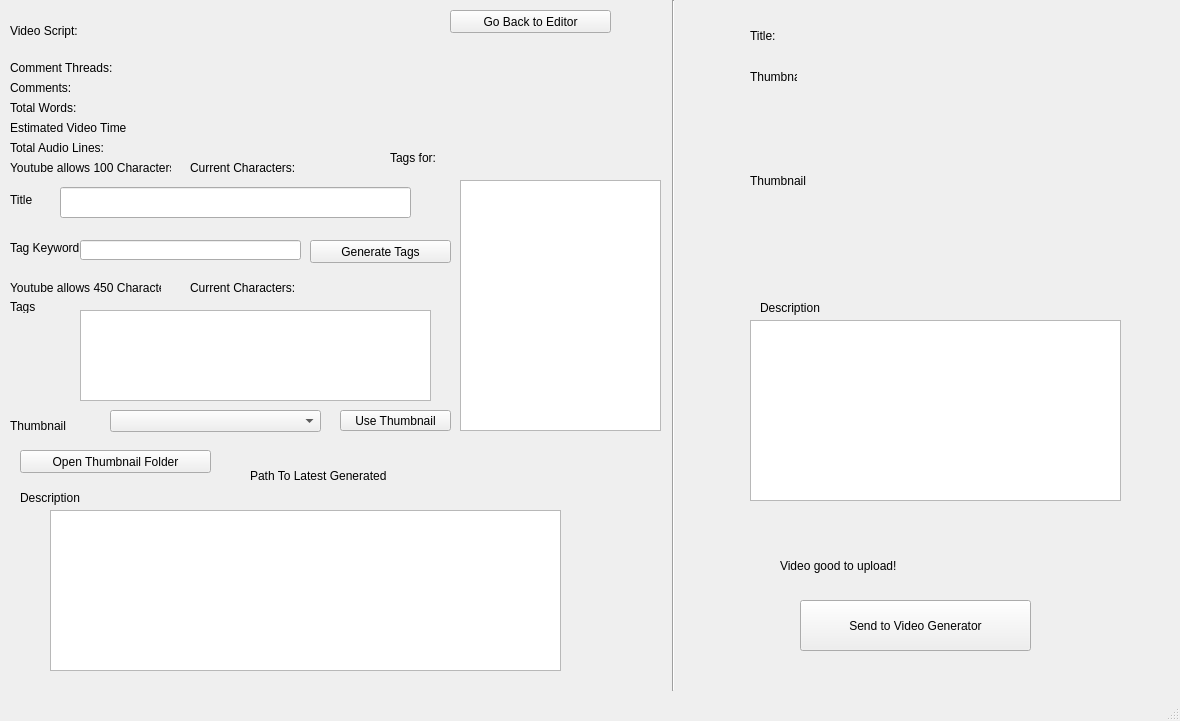
<?xml version="1.0" encoding="UTF-8"?>
<ui version="4.0">
 <class>MainWindow</class>
 <widget class="QMainWindow" name="MainWindow">
  <property name="geometry">
   <rect>
    <x>0</x>
    <y>0</y>
    <width>1180</width>
    <height>721</height>
   </rect>
  </property>
  <property name="windowTitle">
   <string>MainWindow</string>
  </property>
  <widget class="QWidget" name="centralwidget">
   <widget class="QTextBrowser" name="descriptionDisplay">
    <property name="geometry">
     <rect>
      <x>750</x>
      <y>320</y>
      <width>371</width>
      <height>181</height>
     </rect>
    </property>
   </widget>
   <widget class="QPushButton" name="genVid">
    <property name="geometry">
     <rect>
      <x>800</x>
      <y>600</y>
      <width>231</width>
      <height>51</height>
     </rect>
    </property>
    <property name="text">
     <string>Send to Video Generator</string>
    </property>
   </widget>
   <widget class="QLabel" name="title_final">
    <property name="geometry">
     <rect>
      <x>750</x>
      <y>10</y>
      <width>411</width>
      <height>51</height>
     </rect>
    </property>
    <property name="text">
     <string>Title:</string>
    </property>
    <property name="wordWrap">
     <bool>true</bool>
    </property>
   </widget>
   <widget class="QLabel" name="label">
    <property name="geometry">
     <rect>
      <x>750</x>
      <y>70</y>
      <width>47</width>
      <height>13</height>
     </rect>
    </property>
    <property name="text">
     <string>Thumbnail</string>
    </property>
   </widget>
   <widget class="QLabel" name="label_2">
    <property name="geometry">
     <rect>
      <x>760</x>
      <y>300</y>
      <width>61</width>
      <height>16</height>
     </rect>
    </property>
    <property name="text">
     <string>Description</string>
    </property>
   </widget>
   <widget class="QLineEdit" name="editTitle">
    <property name="geometry">
     <rect>
      <x>60</x>
      <y>187</y>
      <width>351</width>
      <height>31</height>
     </rect>
    </property>
   </widget>
   <widget class="QLabel" name="label_8">
    <property name="geometry">
     <rect>
      <x>10</x>
      <y>190</y>
      <width>47</width>
      <height>20</height>
     </rect>
    </property>
    <property name="text">
     <string>Title</string>
    </property>
   </widget>
   <widget class="Line" name="line">
    <property name="geometry">
     <rect>
      <x>663</x>
      <y>0</y>
      <width>20</width>
      <height>691</height>
     </rect>
    </property>
    <property name="orientation">
     <enum>Qt::Vertical</enum>
    </property>
   </widget>
   <widget class="QLabel" name="label_3">
    <property name="geometry">
     <rect>
      <x>10</x>
      <y>300</y>
      <width>47</width>
      <height>13</height>
     </rect>
    </property>
    <property name="text">
     <string>Tags</string>
    </property>
   </widget>
   <widget class="QPushButton" name="generateTags">
    <property name="geometry">
     <rect>
      <x>310</x>
      <y>240</y>
      <width>141</width>
      <height>23</height>
     </rect>
    </property>
    <property name="text">
     <string>Generate Tags</string>
    </property>
   </widget>
   <widget class="QLineEdit" name="tagkeyword">
    <property name="geometry">
     <rect>
      <x>80</x>
      <y>240</y>
      <width>221</width>
      <height>20</height>
     </rect>
    </property>
   </widget>
   <widget class="QLabel" name="label_9">
    <property name="geometry">
     <rect>
      <x>10</x>
      <y>240</y>
      <width>71</width>
      <height>16</height>
     </rect>
    </property>
    <property name="text">
     <string>Tag Keyword</string>
    </property>
   </widget>
   <widget class="QLabel" name="label_10">
    <property name="geometry">
     <rect>
      <x>20</x>
      <y>490</y>
      <width>91</width>
      <height>16</height>
     </rect>
    </property>
    <property name="text">
     <string>Description</string>
    </property>
   </widget>
   <widget class="QLabel" name="videoQuestion">
    <property name="geometry">
     <rect>
      <x>10</x>
      <y>0</y>
      <width>431</width>
      <height>61</height>
     </rect>
    </property>
    <property name="text">
     <string>Video Script:</string>
    </property>
    <property name="wordWrap">
     <bool>true</bool>
    </property>
   </widget>
   <widget class="QTextBrowser" name="tagDisplay">
    <property name="geometry">
     <rect>
      <x>460</x>
      <y>180</y>
      <width>201</width>
      <height>251</height>
     </rect>
    </property>
   </widget>
   <widget class="QLabel" name="tagsLabel">
    <property name="geometry">
     <rect>
      <x>390</x>
      <y>150</y>
      <width>291</width>
      <height>16</height>
     </rect>
    </property>
    <property name="text">
     <string>Tags for:</string>
    </property>
   </widget>
   <widget class="QTextEdit" name="descriptionEdit">
    <property name="geometry">
     <rect>
      <x>50</x>
      <y>510</y>
      <width>511</width>
      <height>161</height>
     </rect>
    </property>
   </widget>
   <widget class="QLabel" name="totalwords">
    <property name="geometry">
     <rect>
      <x>10</x>
      <y>100</y>
      <width>191</width>
      <height>16</height>
     </rect>
    </property>
    <property name="text">
     <string>Total Words:</string>
    </property>
   </widget>
   <widget class="QLabel" name="estvidtime">
    <property name="geometry">
     <rect>
      <x>10</x>
      <y>120</y>
      <width>191</width>
      <height>16</height>
     </rect>
    </property>
    <property name="text">
     <string>Estimated Video Time</string>
    </property>
   </widget>
   <widget class="QLabel" name="commentthreads">
    <property name="geometry">
     <rect>
      <x>10</x>
      <y>60</y>
      <width>191</width>
      <height>16</height>
     </rect>
    </property>
    <property name="text">
     <string>Comment Threads:</string>
    </property>
   </widget>
   <widget class="QLabel" name="commentamount">
    <property name="geometry">
     <rect>
      <x>10</x>
      <y>80</y>
      <width>191</width>
      <height>16</height>
     </rect>
    </property>
    <property name="text">
     <string>Comments:</string>
    </property>
   </widget>
   <widget class="QLabel" name="totalaudiolines">
    <property name="geometry">
     <rect>
      <x>10</x>
      <y>140</y>
      <width>191</width>
      <height>16</height>
     </rect>
    </property>
    <property name="text">
     <string>Total Audio Lines:</string>
    </property>
   </widget>
   <widget class="QPushButton" name="openeditor">
    <property name="geometry">
     <rect>
      <x>450</x>
      <y>10</y>
      <width>161</width>
      <height>23</height>
     </rect>
    </property>
    <property name="text">
     <string>Go Back to Editor</string>
    </property>
   </widget>
   <widget class="QComboBox" name="thumbnailselect">
    <property name="geometry">
     <rect>
      <x>110</x>
      <y>410</y>
      <width>211</width>
      <height>22</height>
     </rect>
    </property>
   </widget>
   <widget class="QPushButton" name="usethumbnail">
    <property name="geometry">
     <rect>
      <x>340</x>
      <y>410</y>
      <width>111</width>
      <height>21</height>
     </rect>
    </property>
    <property name="text">
     <string>Use Thumbnail</string>
    </property>
   </widget>
   <widget class="QLabel" name="label_4">
    <property name="geometry">
     <rect>
      <x>10</x>
      <y>410</y>
      <width>91</width>
      <height>31</height>
     </rect>
    </property>
    <property name="text">
     <string>Thumbnail</string>
    </property>
   </widget>
   <widget class="QLabel" name="thumbnailarea">
    <property name="geometry">
     <rect>
      <x>750</x>
      <y>90</y>
      <width>371</width>
      <height>181</height>
     </rect>
    </property>
    <property name="text">
     <string>Thumbnail</string>
    </property>
   </widget>
   <widget class="QLabel" name="thumbnailfolderpath">
    <property name="geometry">
     <rect>
      <x>250</x>
      <y>450</y>
      <width>471</width>
      <height>51</height>
     </rect>
    </property>
    <property name="text">
     <string>Path To Latest Generated</string>
    </property>
    <property name="wordWrap">
     <bool>true</bool>
    </property>
   </widget>
   <widget class="QPushButton" name="openthumbnailfolder">
    <property name="geometry">
     <rect>
      <x>20</x>
      <y>450</y>
      <width>191</width>
      <height>23</height>
     </rect>
    </property>
    <property name="text">
     <string>Open Thumbnail Folder</string>
    </property>
   </widget>
   <widget class="QTextEdit" name="tags">
    <property name="geometry">
     <rect>
      <x>80</x>
      <y>310</y>
      <width>351</width>
      <height>91</height>
     </rect>
    </property>
   </widget>
   <widget class="QLabel" name="label_5">
    <property name="geometry">
     <rect>
      <x>10</x>
      <y>280</y>
      <width>151</width>
      <height>16</height>
     </rect>
    </property>
    <property name="text">
     <string>Youtube allows 450 Characters</string>
    </property>
   </widget>
   <widget class="QLabel" name="charCount">
    <property name="geometry">
     <rect>
      <x>190</x>
      <y>280</y>
      <width>201</width>
      <height>16</height>
     </rect>
    </property>
    <property name="text">
     <string>Current Characters: </string>
    </property>
   </widget>
   <widget class="QLabel" name="label_6">
    <property name="geometry">
     <rect>
      <x>10</x>
      <y>160</y>
      <width>161</width>
      <height>16</height>
     </rect>
    </property>
    <property name="text">
     <string>Youtube allows 100 Characters</string>
    </property>
   </widget>
   <widget class="QLabel" name="charCounttitle">
    <property name="geometry">
     <rect>
      <x>190</x>
      <y>160</y>
      <width>181</width>
      <height>16</height>
     </rect>
    </property>
    <property name="text">
     <string>Current Characters:</string>
    </property>
   </widget>
   <widget class="QLabel" name="videoStatus">
    <property name="geometry">
     <rect>
      <x>780</x>
      <y>550</y>
      <width>321</width>
      <height>31</height>
     </rect>
    </property>
    <property name="text">
     <string>Video good to upload!</string>
    </property>
   </widget>
  </widget>
  <widget class="QMenuBar" name="menubar">
   <property name="geometry">
    <rect>
     <x>0</x>
     <y>0</y>
     <width>1180</width>
     <height>21</height>
    </rect>
   </property>
  </widget>
  <widget class="QStatusBar" name="statusbar"/>
 </widget>
 <resources/>
 <connections/>
</ui>
